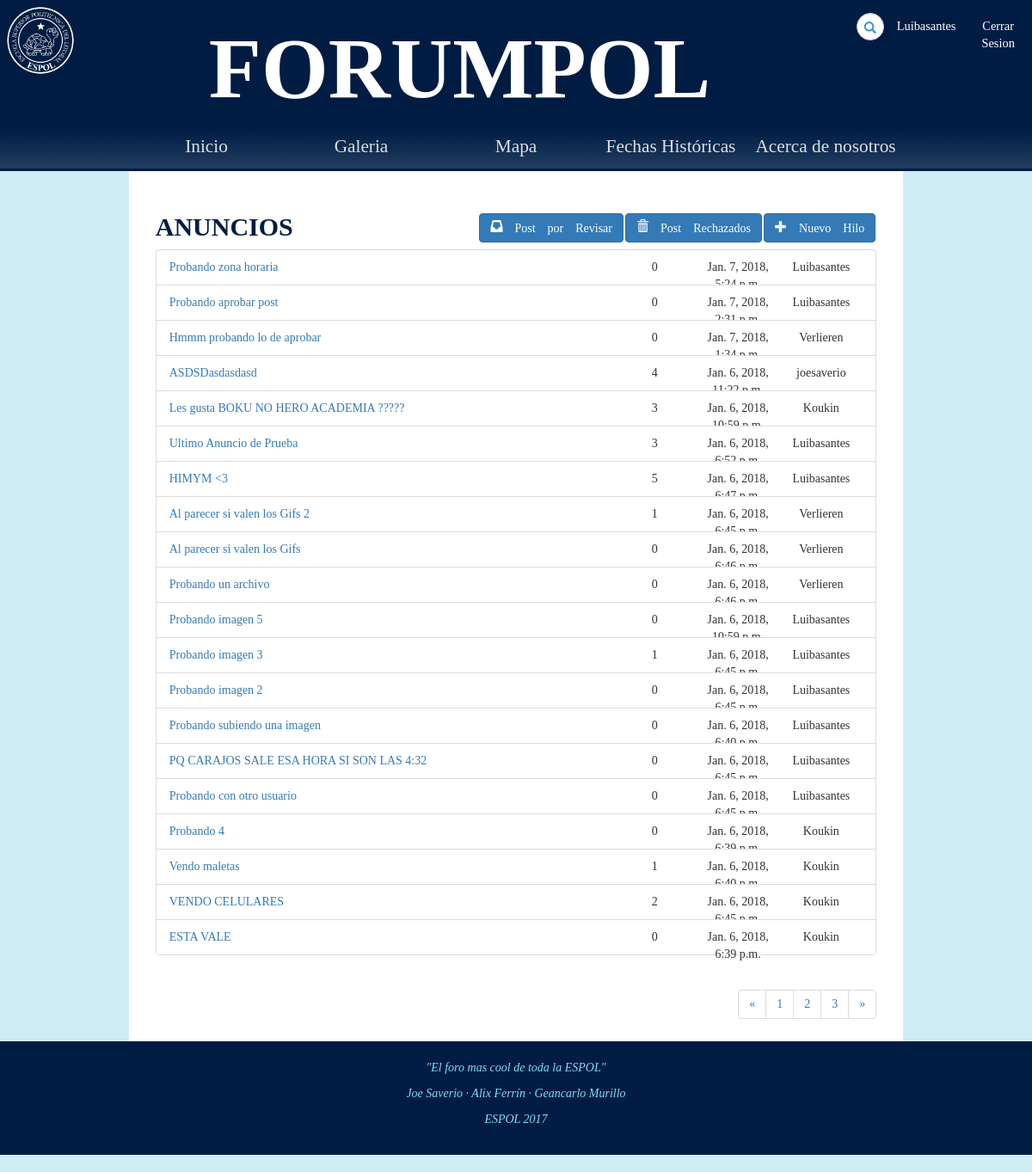
The app's page /foro/anuncios/ (signed in), older data.
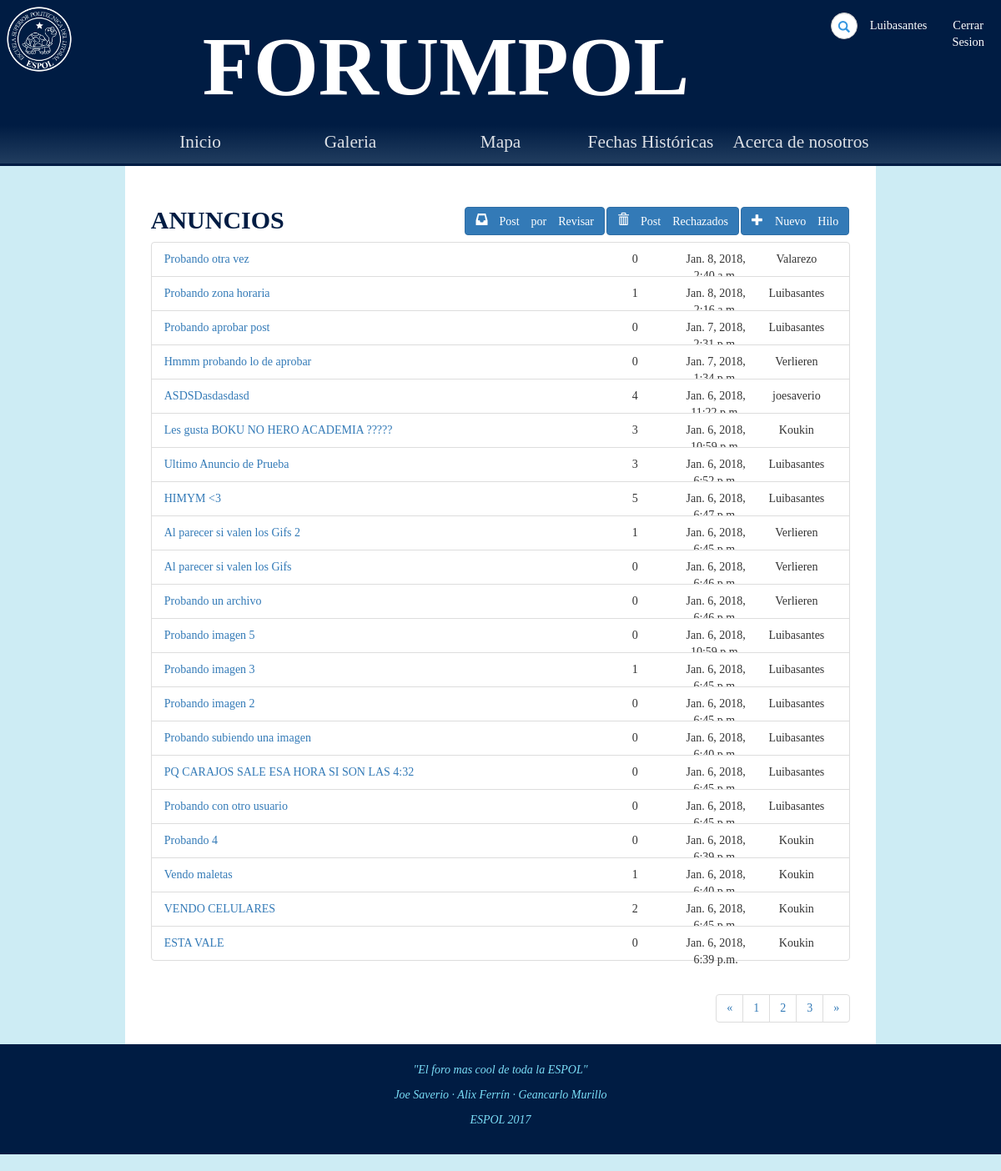
The same page, newer data.
### Foro/models.py (models this page shows, shortened)
class Thread(models.Model):
	op = models.ForeignKey(Post,on_delete=models.CASCADE)
	category = models.CharField(max_length=25, default='')
	topic = models.CharField(max_length=100, default='')
	respuestas = models.BigIntegerField(default=0)

class Post(models.Model):
	reply_to = models.ForeignKey('self',blank=True, null=True,on_delete=models.SET_NULL)
	content = models.TextField(max_length=500, default='')
	image = models.ImageField(upload_to=upload_location, blank=True,null=True)
	owner = models.ForeignKey(User,null=True,on_delete=models.SET_NULL)
	date = models.DateTimeField(auto_now=True)
	aprobado = models.NullBooleanField(default=None,null=True)

### Foro/views.py (the view)
# urls.py: url(r'^anuncios/(?P<Post_Id>[-]?[0-9]+)/$', login_required(views.detalle_anuncio), name='detalle_anuncio'),
def anuncios(request):
	all_anuncios = Thread.objects.filter(category="anuncio",op__aprobado=True).order_by("-id")
	username = request.user
	moderador = request.user.userprofile.moderador
	context = {'usuario':username,"anuncios":all_anuncios,"moderador":moderador}
	return render(request, "Foro/anuncios.html", context)

### Foro/templates/Foro/anuncios.html (shortened to what this page needs)
{% extends 'Foro/base.html' %}
{% load static from staticfiles %}
{% block estilo %}<link rel="stylesheet" type="text/css" href="{% static 'css/anuncios.css' %}">{% endblock %}
{% block body %}
    <section>
        <div id="categoria" class="col-9">
            <div class="container anuncios">
                <h2>
                    <b>ANUNCIOS</b>
                    <a href="{% url 'foro:create_anuncio' %}" class="btn btn-primary pull-right" role="button"><span class="glyphicon glyphicon-plus"> Nuevo Hilo</span></a>
                    {% if moderador %}
						<a href="{% url 'foro:rechazados' %}" class="btn btn-primary pull-right" role="button"><span class="glyphicon glyphicon-trash"> Post Rechazados</span></a>
                        <a href="{% url 'foro:aprobar' %}" class="btn btn-primary pull-right" role="button"><span class="glyphicon glyphicon-inbox"> Post por Revisar</span></a>
                    {% endif %}
                </h2>
                <ul class="list-group">
					{% for thread in anuncios %}
						<li class="list-group-item post-item" >
						<a href="{% url 'foro:detalle_anuncio' thread.op.id %}">{{thread.topic}}</a>
						<span class="post-info pull-right user">{{thread.op.owner.username}}</span>
						<span class="post-info pull-right fecha">{{thread.op.date}}</span>
						<span class="post-info pull-right replies">{{ thread.respuestas }}</span>
						</li>
					{% endfor %}
                </ul>
                <nav id="paginas">
                    <ul class="pagination">
                        <li><a href="#" aria-label="Previous"><span>&laquo;</span></a></li>
                        <li><a href="#">1</a></li>
                        <li><a href="#">2</a></li>
                        <li><a href="#">3</a></li>
                        <li><a href="#" aria-label="Next"><span>&raquo;</span></a></li>
                    </ul>
                </nav>
            </div>
        </div>
    </section>
{% endblock %}

Row changes from the older to the newer data that the page shows:
added Thread: topic "Probando otra vez", op.owner.username "Valarezo", op "Jan. 8, 2018,…", respuestas "0"
changed Thread "Probando zona horaria": op "Jan. 7, 2018,…" → "Jan. 8, 2018,…"; respuestas "0" → "1"
